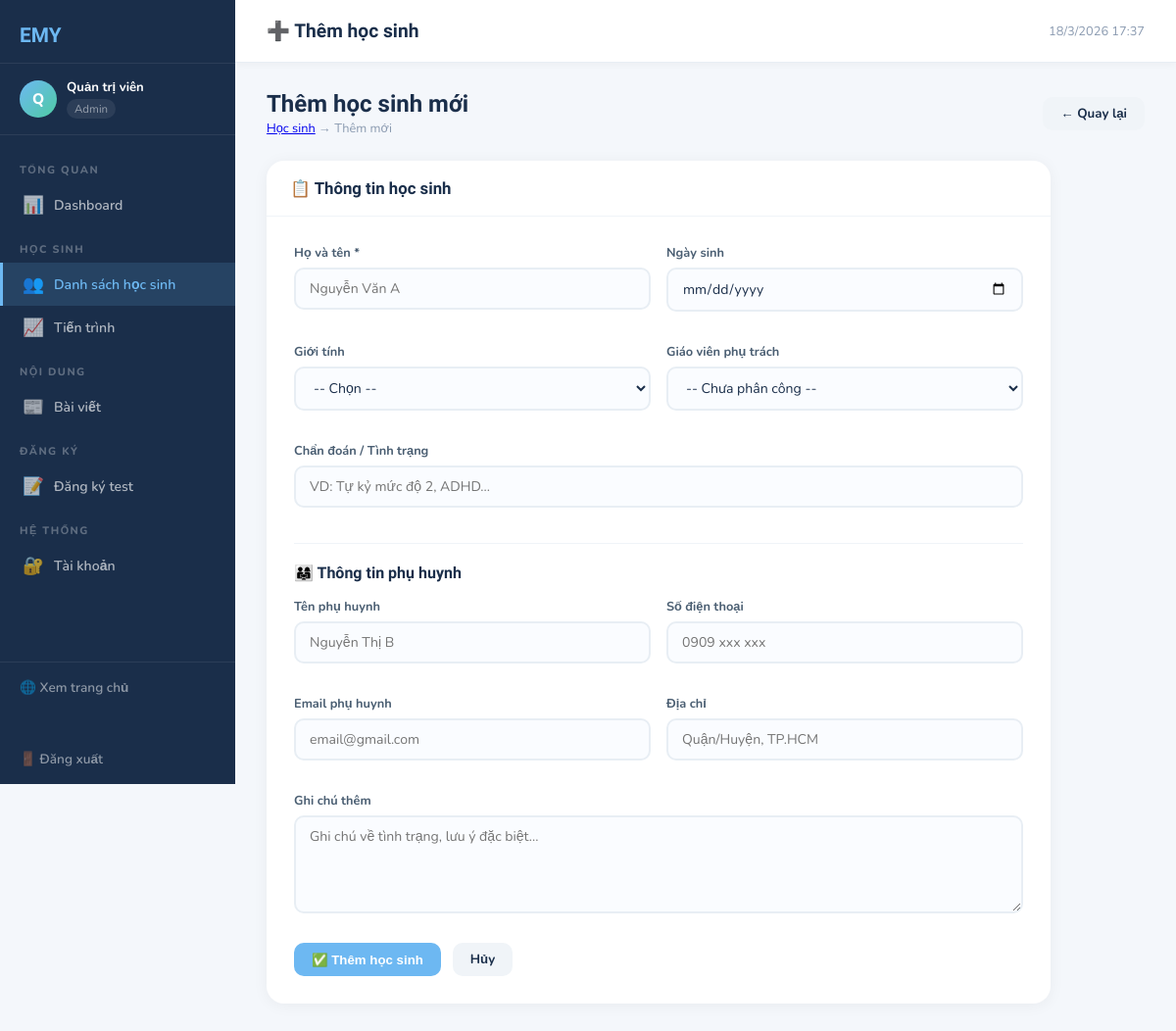
Page /admin/hoc-sinh/them (signed in) on the committed database.
### models.py (models this page shows)
class User(UserMixin, db.Model):
    __tablename__ = 'users'
    id            = db.Column(db.Integer, primary_key=True)
    fullname      = db.Column(db.String(100), nullable=False)
    email         = db.Column(db.String(120), unique=True, nullable=False)
    password_hash = db.Column(db.String(200), nullable=False)
    role          = db.Column(db.String(20), default='teacher')
    avatar        = db.Column(db.String(200), default='default.png')
    is_active     = db.Column(db.Boolean, default=True)
    created_at    = db.Column(db.DateTime, default=datetime.utcnow)

### routes.py (the view, shortened to what this page needs)
@admin_bp.route('/hoc-sinh/them', methods=['GET','POST'])
@login_required
def add_student():
    teachers = User.query.filter_by(role='teacher',is_active=True).all()
    return render_template('admin/student_form.html', student=None, teachers=teachers)

### app.py (called while the page is built)
@login_manager.user_loader
def load_user(user_id):
    return User.query.get(int(user_id))

### templates/admin/student_form.html (shortened to what this page needs)
{% extends 'admin/base_admin.html' %}
{% block page_title %}{{ '✏️ Sửa' if student else '➕ Thêm' }} học sinh{% endblock %}
{% block content %}
<div class="page-header">
  <div>
    <h2>{{ 'Cập nhật hồ sơ' if student else 'Thêm học sinh mới' }}</h2>
    <div class="breadcrumb"><a href="{{ url_for('admin.students') }}">Học sinh</a> → {{ 'Sửa' if student else 'Thêm mới' }}</div>
  </div>
  <a href="{{ url_for('admin.students') }}" class="btn btn-secondary">← Quay lại</a>
</div>
<div class="card" style="max-width:800px">
  <div class="card-header"><h3>📋 Thông tin học sinh</h3></div>
  <div class="card-body" style="padding:28px">
    <form method="POST">
      <div class="form-grid">
        <div class="form-group">
          <label>Họ và tên *</label>
          <input class="form-control" type="text" name="fullname"
                 value="{{ student.fullname if student else '' }}" required placeholder="Nguyễn Văn A">
        </div>
        <div class="form-group">
          <label>Ngày sinh</label>
          <input class="form-control" type="date" name="dob"
                 value="{{ student.dob.strftime('%Y-%m-%d') if student and student.dob else '' }}">
        </div>
        <div class="form-group">
          <label>Giới tính</label>
          <select class="form-control" name="gender">
            <option value="">-- Chọn --</option>
          </select>
        </div>
        <div class="form-group">
          <label>Giáo viên phụ trách</label>
          <select class="form-control" name="teacher_id">
            <option value="">-- Chưa phân công --</option>
          </select>
        </div>
        <div class="form-group form-full">
          <label>Chẩn đoán / Tình trạng</label>
          <input class="form-control" type="text" name="diagnosis"
                 value="{{ student.diagnosis if student else '' }}"
                 placeholder="VD: Tự kỷ mức độ 2, ADHD...">
        </div>
      </div>
      <hr style="border:none;border-top:1px solid #f0f4f8;margin:20px 0">
      <h4 style="font-family:'Baloo 2',cursive;margin-bottom:16px;font-size:1rem">👨‍👩‍👧 Thông tin phụ huynh</h4>
      <div class="form-grid">
        <div class="form-group">
          <label>Tên phụ huynh</label>
          <input class="form-control" type="text" name="parent_name"
                 value="{{ student.parent_name if student else '' }}" placeholder="Nguyễn Thị B">
        </div>
        <div class="form-group">
          <label>Số điện thoại</label>
          <input class="form-control" type="text" name="parent_phone"
                 value="{{ student.parent_phone if student else '' }}" placeholder="0909 xxx xxx">
        </div>
        <div class="form-group">
          <label>Email phụ huynh</label>
          <input class="form-control" type="email" name="parent_email"
                 value="{{ student.parent_email if student else '' }}" placeholder="email@gmail.com">
        </div>
        <div class="form-group">
          <label>Địa chỉ</label>
          <input class="form-control" type="text" name="address"
                 value="{{ student.address if student else '' }}" placeholder="Quận/Huyện, TP.HCM">
        </div>
        <div class="form-group form-full">
          <label>Ghi chú thêm</label>
          <textarea class="form-control" name="notes" placeholder="Ghi chú về tình trạng, lưu ý đặc biệt...">{{ student.notes if student else '' }}</textarea>
        </div>
      </div>
      <div style="display:flex;gap:12px;margin-top:8px">
        <button type="submit" class="btn btn-primary">
          {{ '💾 Cập nhật' if student else '✅ Thêm học sinh' }}
        </button>
        <a href="{{ url_for('admin.students') }}" class="btn btn-secondary">Hủy</a>
      </div>
    </form>
  </div>
</div>
{% endblock %}

### templates/admin/base_admin.html (shortened to what this page needs)
{% extends 'base.html' %}
{% block body %}
<div class="admin-wrap">
  <aside class="sidebar">
    <a href="{{ url_for('admin.dashboard') }}" class="sidebar-logo">EMY </a>
    <div class="sidebar-user">
      <div class="sidebar-avatar">{{ current_user.fullname[0] }}</div>
      <div>
        <div class="sidebar-uname">{{ current_user.fullname }}</div>
        <span class="sidebar-urole">{{ 'Admin' if current_user.role == 'admin' else 'Giáo viên' }}</span>
      </div>
    </div>
    <nav class="sidebar-nav">
      <div class="nav-section">Tổng quan</div>
      <a href="{{ url_for('admin.dashboard') }}"
         class="nav-link {{ 'active' if request.endpoint == 'admin.dashboard' }}">
        <span class="icon">📊</span> Dashboard
      </a>
      <div class="nav-section">Học sinh</div>
      <a href="{{ url_for('admin.students') }}"
         class="nav-link {{ 'active' if 'student' in request.endpoint }}">
        <span class="icon">👥</span> Danh sách học sinh
      </a>
      <a href="{{ url_for('admin.progress') }}"
         class="nav-link {{ 'active' if 'progress' in request.endpoint }}">
        <span class="icon">📈</span> Tiến trình
      </a>
      <div class="nav-section">Nội dung</div>
      <a href="{{ url_for('admin.posts') }}"
         class="nav-link {{ 'active' if 'post' in request.endpoint }}">
        <span class="icon">📰</span> Bài viết
      </a>
      <div class="nav-section">Đăng ký</div>
      <a href="{{ url_for('admin.registrations') }}"
         class="nav-link {{ 'active' if 'registration' in request.endpoint }}">
        <span class="icon">📝</span> Đăng ký test
      </a>
      {% if current_user.role == 'admin' %}
      <div class="nav-section">Hệ thống</div>
      <a href="{{ url_for('admin.accounts') }}"
         class="nav-link {{ 'active' if 'account' in request.endpoint }}">
        <span class="icon">🔐</span> Tài khoản
      </a>
      {% endif %}
    </nav>
    <div class="sidebar-footer">
      <a href="{{ url_for('public.index') }}" class="logout-btn" style="margin-bottom:10px">
        🌐 Xem trang chủ
      </a><br><br>
      <a href="{{ url_for('auth.logout') }}" class="logout-btn">
        🚪 Đăng xuất
      </a>
    </div>
  </aside>
  <div class="main-content">
    <div class="topbar">
      <div class="topbar-title">{% block page_title %}Dashboard{% endblock %}</div>
      <div class="topbar-right">
        <span class="topbar-time" id="clock"></span>
      </div>
    </div>
    <div class="page-body">
      {% block content %}{% endblock %}
    </div>
  </div>
</div>
{% endblock %}

### templates/base.html (style rules this page uses)
:root { --sky:#6DB8F2; --mint:#4ECBA3; --sun:#FFD166; --coral:#FF7F7F; --lav:#B89EE8; --cream:#FFF9F0; --deep:#1A2E4A; --soft:#EAF4FF; --white:#ffffff; --sidebar-w: 240px; }
* { margin:0;padding:0;box-sizing:border-box; }
body { font-family:'Nunito',sans-serif;background:#f4f7fb;color:var(--deep); }

### templates/admin/base_admin.html (style rules this page uses)
:root { --sidebar-w:240px; }
.admin-wrap { display:flex; min-height:100vh; }
.sidebar { width:var(--sidebar-w); background:var(--deep); position:fixed; top:0; left:0; height:100vh; display:flex; flex-direction:column; overflow-y:auto; z-index:50; }
.sidebar-logo { padding:24px 20px 16px; font-family:'Baloo 2',cursive; font-size:1.3rem; font-weight:800; color:var(--sky); text-decoration:none; display:flex; align-items:center; gap:8px; border-bottom:1px solid rgba(255,255,255,.08); }
.sidebar-user { padding:16px 20px; border-bottom:1px solid rgba(255,255,255,.08); display:flex; align-items:center; gap:10px; }
.sidebar-avatar { width:38px; height:38px; border-radius:50%; background:linear-gradient(135deg,var(--sky),var(--mint)); display:flex; align-items:center; justify-content:center; font-weight:800; color:#fff; font-size:.95rem; flex-shrink:0; }
.sidebar-uname { font-size:.82rem; font-weight:700; color:#fff; line-height:1.3; }
.sidebar-urole { font-size:.72rem; color:rgba(255,255,255,.5); background:rgba(255,255,255,.08); padding:2px 8px; border-radius:20px; margin-top:3px; display:inline-block; }
.sidebar-nav { flex:1; padding:12px 0; }
.nav-section { padding:16px 20px 6px; font-size:.68rem; font-weight:800; letter-spacing:1.5px; color:rgba(255,255,255,.3); text-transform:uppercase; }
.nav-link { display:flex; align-items:center; gap:10px; padding:10px 20px; color:rgba(255,255,255,.65); text-decoration:none; font-size:.88rem; font-weight:600; transition:all .2s; border-left:3px solid transparent; }
.nav-link.active { background:rgba(109,184,242,.15); color:var(--sky); border-left-color:var(--sky); }
.nav-link .icon { font-size:1.1rem; width:22px; text-align:center; }
.sidebar-footer { padding:16px 20px; border-top:1px solid rgba(255,255,255,.08); }
.logout-btn { display:flex; align-items:center; gap:10px; color:rgba(255,255,255,.5); text-decoration:none; font-size:.85rem; font-weight:600; transition:color .2s; }
.main-content { margin-left:var(--sidebar-w); flex:1; display:flex; flex-direction:column; min-height:100vh; }
.topbar { background:#fff; padding:0 32px; height:64px; display:flex; align-items:center; justify-content:space-between; border-bottom:1px solid #e8eef4; position:sticky; top:0; z-index:40; box-shadow:0 2px 8px rgba(0,0,0,.04); }
.topbar-title { font-family:'Baloo 2',cursive; font-size:1.2rem; font-weight:700; }
.topbar-right { display:flex; align-items:center; gap:12px; }
.topbar-time { font-size:.8rem; color:#8a9ab0; }
.page-body { padding:28px 32px; flex:1; }
.card { background:#fff; border-radius:18px; box-shadow:0 2px 16px rgba(0,0,0,.05); overflow:hidden; }
.card-header { padding:18px 24px; border-bottom:1px solid #f0f4f8; display:flex; align-items:center; justify-content:space-between; }
.card-header h3 { font-family:'Baloo 2',cursive; font-size:1.05rem; font-weight:700; }
.card-body { padding:0; }
.btn { padding:8px 18px; border-radius:10px; font-weight:700; font-size:.83rem; border:none; cursor:pointer; text-decoration:none; display:inline-flex; align-items:center; gap:6px; transition:all .2s; }
.btn-primary { background:var(--sky); color:#fff; }
.btn-secondary { background:#f0f4f8; color:var(--deep); }
.form-grid { display:grid; grid-template-columns:1fr 1fr; gap:16px; }
.form-group { margin-bottom:16px; }
.form-group label { display:block; font-weight:700; font-size:.8rem; margin-bottom:6px; color:#4a5e72; }
.form-control { width:100%; padding:10px 14px; border-radius:10px; border:2px solid #e8eef4; font-family:'Nunito',sans-serif; font-size:.88rem; color:var(--deep); background:#fafcff; transition:border-color .2s; outline:none; }
textarea.form-control { resize:vertical; min-height:100px; }
.form-full { grid-column:1/-1; }
.page-header { display:flex; align-items:center; justify-content:space-between; margin-bottom:24px; }
.page-header h2 { font-family:'Baloo 2',cursive; font-size:1.5rem; font-weight:800; }
.breadcrumb { font-size:.8rem; color:#8a9ab0; margin-top:2px; }

### rows in the picture
User: fullname "Q", fullname "Quản trị viên", role "Admin"

### other values in the picture
{{ '✏️ Sửa' if student else '➕ Thêm' }} "➕ Thêm"
{{ 'Cập nhật hồ sơ' if student else 'Thêm học sinh mới' }} "Thêm học sinh mới"
{{ 'Sửa' if student else 'Thêm mới' }} "Thêm mới"
{{ '💾 Cập nhật' if student else '✅ Thêm học sinh' }} "✅ Thêm học sinh"
